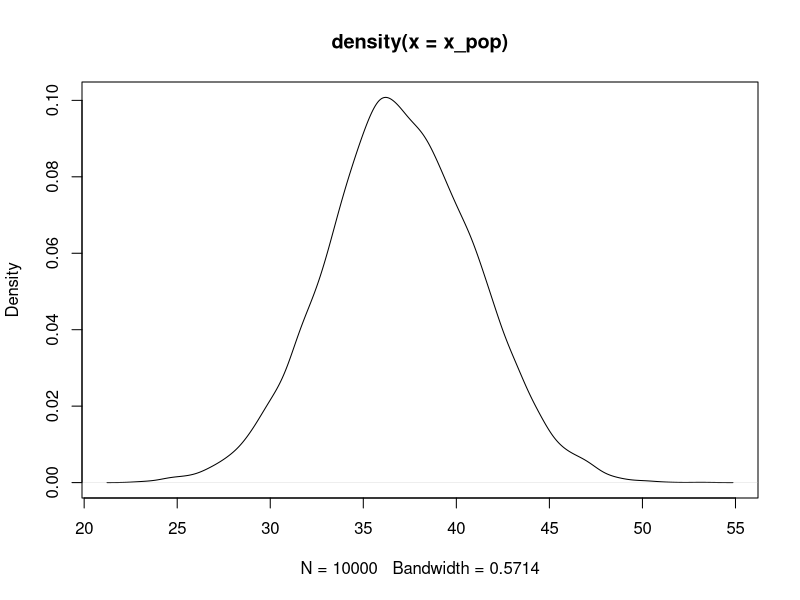
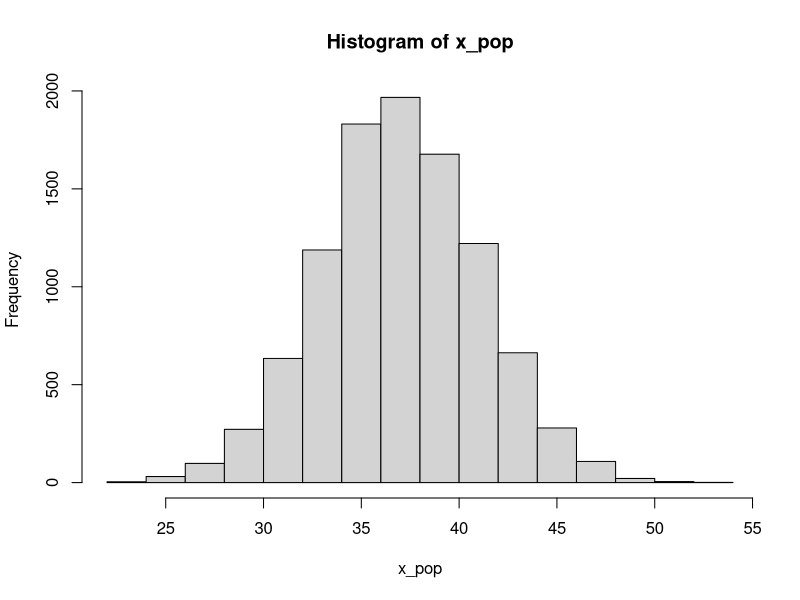
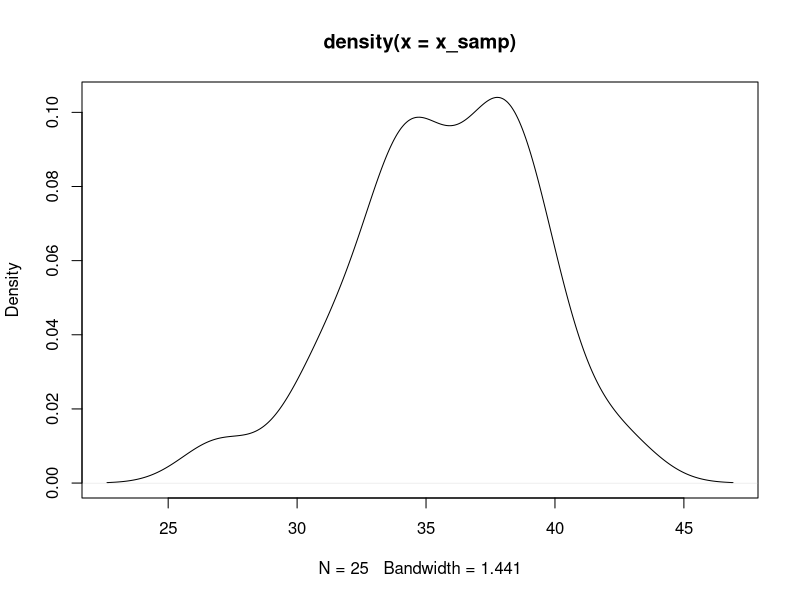
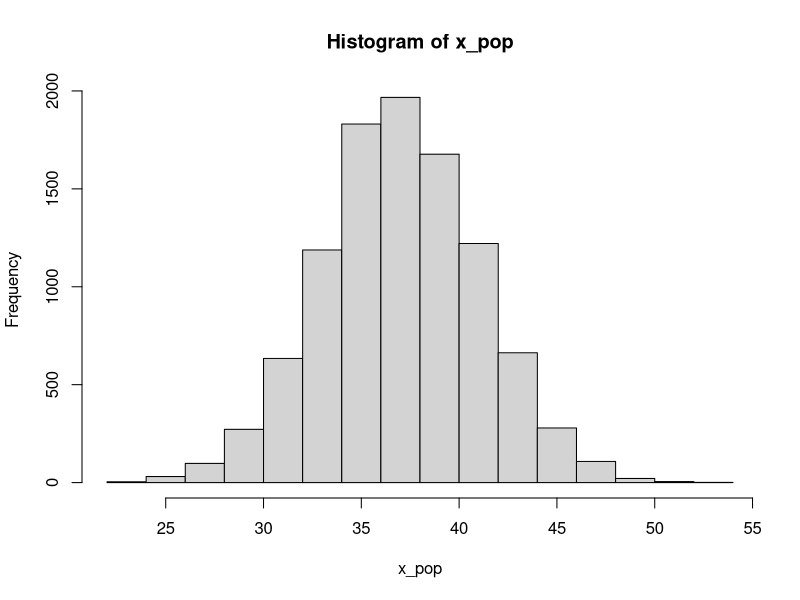
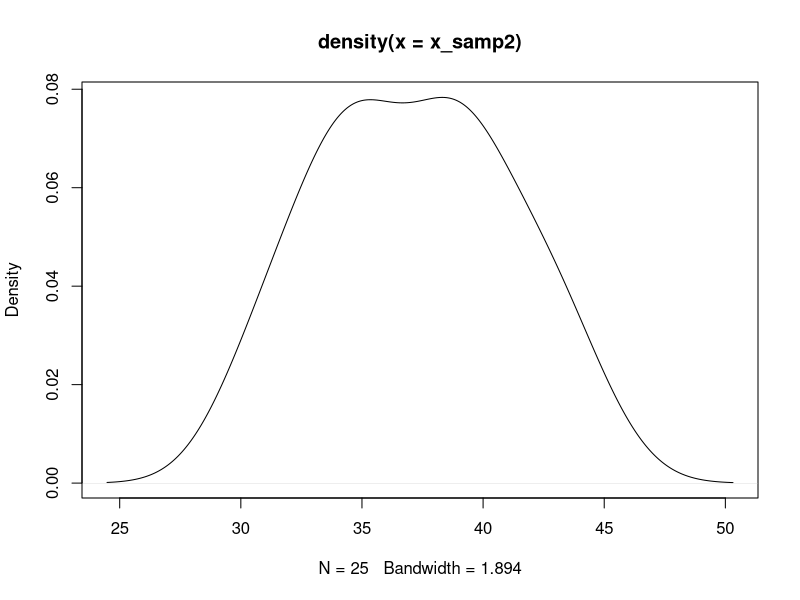
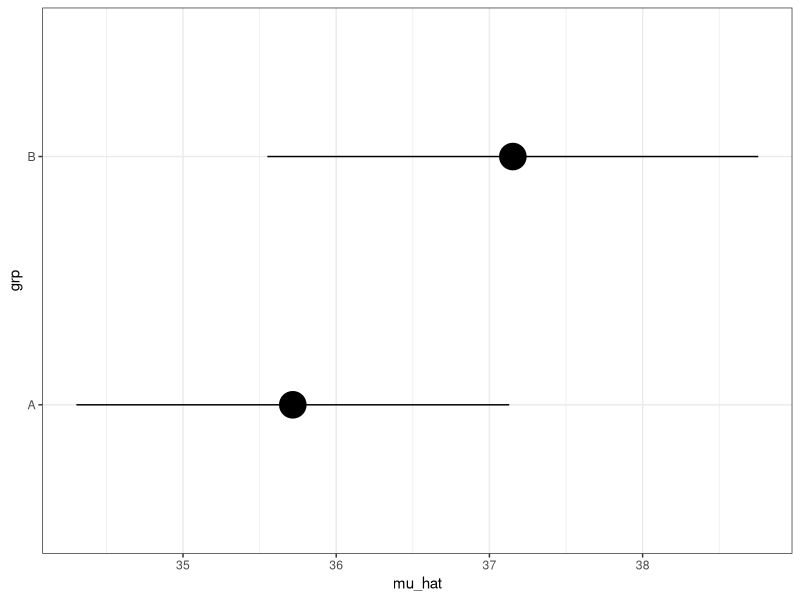
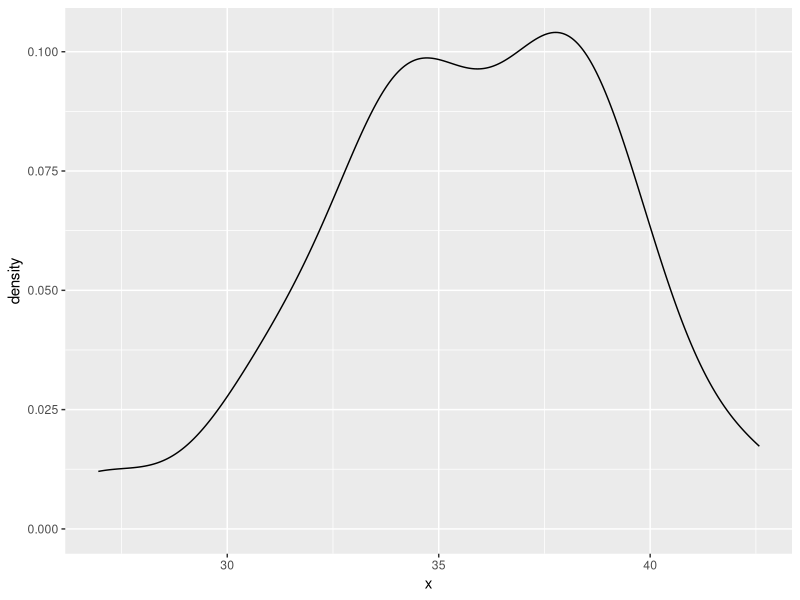
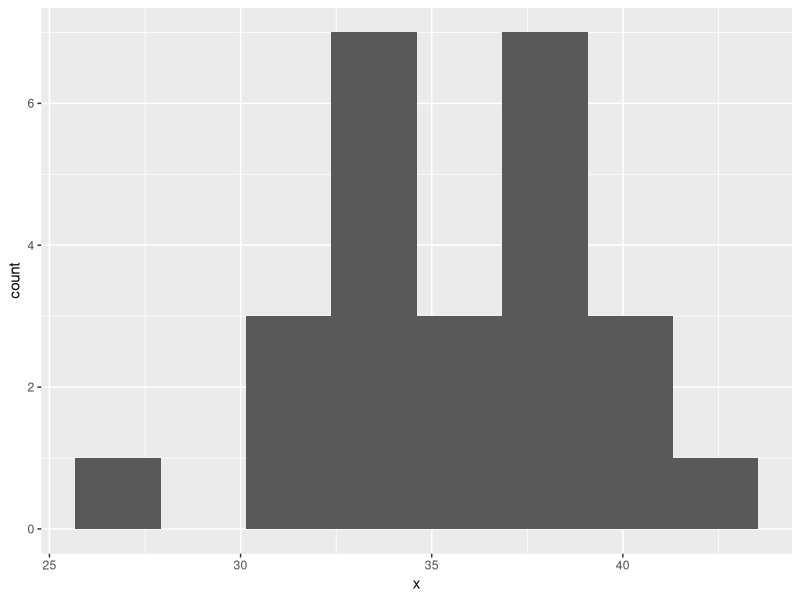

These charts were generated, in order, by the following R code:
## ---- chunk 1
#| label: setup
#| include: false

# libraries
library(tidyverse)

# data objects
rxp <- read.csv(here::here("data/RxP.csv"), stringsAsFactors = TRUE)
## ---- chunk 2
set.seed(99)
true_mean <- 37
true_sd <- 4

# "huge" sample to represent a "perfectly normal population"
x_pop <- rnorm(10000, mean = true_mean, sd = true_sd)

plot(density(x_pop))
hist(x_pop)
## ---- chunk 3
set.seed(295)
x_samp <- sample(x_pop, size = 25)
# round values for display
round(x_samp, 2)
plot(density(x_samp))
hist(x_pop)
## ---- chunk 4
mean(x_samp)
sd(x_samp)
## ---- chunk 5
set.seed(444)
x_samp2 <- sample(x_pop, size = 25)
plot(density(x_samp2))
mean(x_samp2)
sd(x_samp2)
## ---- chunk 6
sd(x_samp) / sqrt(length(x_samp))
sd(x_samp2) / sqrt(length(x_samp2))
## ---- chunk 7
mean_1 <- mean(x_samp)
se_1 <- sd(x_samp) / sqrt(length(x_samp))

mean_1
2 * se_1
## ---- chunk 8
mean_1 - 2 * se_1
mean_1 + 2 * se_1

c(mean_1 - 2 * se_1, mean_1 + 2 * se_1)
## ---- chunk 9
mean_2 <- mean(x_samp2)
se_2 <- sd(x_samp2) / sqrt(length(x_samp2))

c(mean_2 - 2 * se_2, mean_2 + 2 * se_2)

c(mean_1 - 2 * se_1, mean_1 + 2 * se_1)
## ---- chunk 10
data.frame(mu_hat = c(mean_1, mean_2),
           se = c(se_1, se_2),
           grp = c("A", "B")) |>
  ggplot(aes(y = grp,
             x = mu_hat, 
             xmin = mu_hat - 2 * se,
             xmax = mu_hat + 2 * se)) +
  geom_pointrange(size = 2) +
  theme_bw()
## ---- chunk 11
x_samp_df <- data.frame(x = x_samp)

ggplot(x_samp_df,
       aes(x = x)) +
  geom_density()

ggplot(x_samp_df,
       aes(x = x)) +
  geom_histogram(
    bins = 8
  )

ggplot(x_samp_df,
       aes(x = x)) +
  geom_boxplot()
## ---- chunk 12
ggplot(x_samp_df, aes(x = x, y = -0.05)) +
    # horizontal boxplots & density plots
    geom_boxplot(width = 0.1) +
    geom_density(aes(x = x), inherit.aes = FALSE) +
  theme_bw() +
  labs(title = "Wolf Sample 1")

x_samp_df2 <- data.frame(x = x_samp2)

ggplot(x_samp_df2, aes(x = x, y = -0.05)) +
    # horizontal boxplots & density plots
    geom_boxplot(width = 0.1) +
    geom_density(aes(x = x), inherit.aes = FALSE) +
  theme_bw() +
  labs(title = "Wolf Sample 2") +
  scale_x_continuous(limits = c(28, 47))
## ---- chunk 13
ggplot(diamonds, aes(x = carat, y = -0.5)) +
    
    # horizontal boxplots & density plots
    geom_boxplot(aes(fill = cut)) +
    geom_density(aes(x = carat), inherit.aes = FALSE) +
    
    facet_grid(cut ~ .) +
    scale_fill_discrete()
## ---- chunk 14
shapiro.test(x_samp_df$x)
## ---- chunk 15
set.seed(492)
group_means <- tibble(x = c(rnorm(10, 5, 3), 
                            rnorm(10, 15, 3),
                            rnorm(10, 17, 3)),
                      grp = rep(c("A", "B", "C"), each = 10))

shapiro.test(group_means$x)
## ---- chunk 16
ggplot(group_means,
       aes(x = x,
           fill = grp)) +
  geom_boxplot() +
  theme_bw() +
  scale_fill_viridis_d() 

ggplot(group_means,
       aes(x = x,
           fill = grp)) +
  geom_density(alpha = 0.75, 
               adjust = 2) +
  theme_bw() +
  scale_fill_viridis_d()+
  scale_x_continuous(limits = c(-2, 30))
## ---- chunk 17
ggplot(rxp,
       aes(x = SVL.initial)) +
  geom_density()

ggplot(rxp,
       aes(x = SVL.initial)) +
  geom_histogram()

ggplot(rxp,
       aes(x = SVL.initial)) +
  geom_boxplot()
## ---- chunk 18
ggplot(rxp,
       aes(x = SVL.initial,
           fill = Res)) +
  geom_density(alpha = 0.5)

ggplot(rxp,
       aes(x = SVL.initial,
           fill = Res)) +
  geom_histogram() +
  facet_wrap(Res~.)

ggplot(rxp,
       aes(x = SVL.initial,
           fill = Res)) +
  geom_boxplot()

## ---- chunk 19
rxp |>
  group_by(Res) |>
  summarize(m_svl_i = mean(SVL.initial),
            sd_svl_i = sd(SVL.initial),
            n_svl_i = n())

## ---- chunk 20
rxp |>
  group_by(Res) |>
  summarize(m_svl_i = mean(SVL.initial),
            sd_svl_i = sd(SVL.initial),
            n_svl_i = n()) |>
  mutate(se_svl_i = sd_svl_i / sqrt(n_svl_i))
## ---- chunk 21
CI_svl_i <- rxp |>
  group_by(Res) |>
  summarize(m_svl_i = mean(SVL.initial),
            sd_svl_i = sd(SVL.initial),
            n_svl_i = n()) |>
  mutate(se_svl_i = sd_svl_i / sqrt(n_svl_i),
         l95 = m_svl_i - 2*se_svl_i, 
         u95 = m_svl_i + 2*se_svl_i, 
         l99 = m_svl_i - 3*se_svl_i, 
         u99 = m_svl_i + 3*se_svl_i)
CI_svl_i
## ---- chunk 22
ggplot(CI_svl_i,
       aes(y = Res,
             x = m_svl_i, 
             xmin = m_svl_i - 2 * se_svl_i,
             xmax = m_svl_i + 2 * se_svl_i)) +
  geom_pointrange(size = 1.5) +
  theme_bw()+
  labs(title = "95% CI for Initial SVL")

ggplot(CI_svl_i,
       aes(y = Res,
             x = m_svl_i, 
             xmin = m_svl_i - 3 * se_svl_i,
             xmax = m_svl_i + 3 * se_svl_i)) +
  geom_pointrange(size = 1.5) +
  theme_bw()+
  labs(title = "99% CI for Initial SVL")

